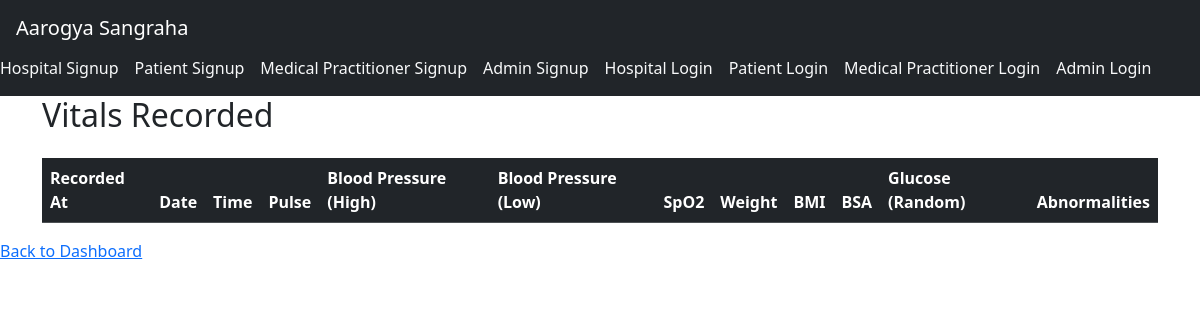
/treatment/vitals-list/453465533253, run on an earlier commit of the app's database.
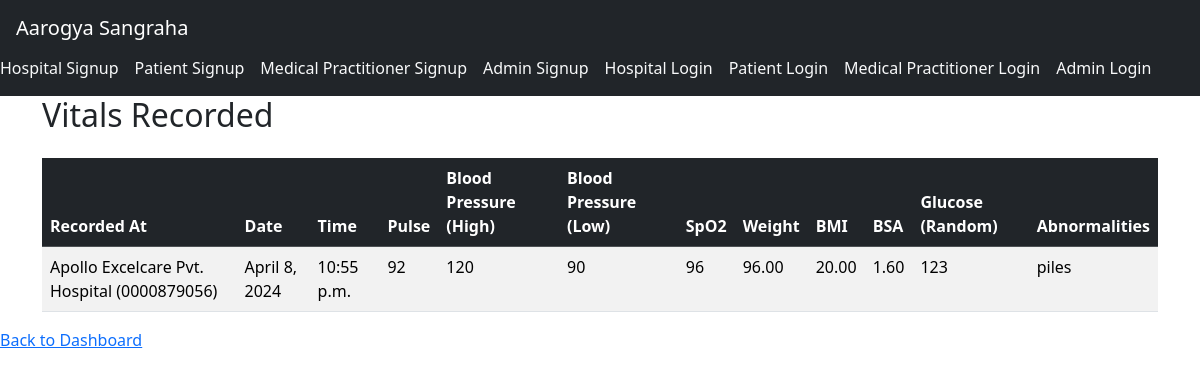
And on a later commit of the database.
### treatment/models.py (models this page shows, shortened)
class Vitals(models.Model):
    hospitalID = models.ForeignKey(Hospital, on_delete=models.SET_NULL, null=True, blank=True, to_field='hospitalID')
    aadharNo = models.ForeignKey(Patient,on_delete=models.CASCADE,to_field='aadharNo')
    date = models.DateField(auto_now_add=True)
    time = models.TimeField(auto_now_add=True)
    pulse = models.IntegerField()
    bp_High = models.IntegerField()
    bp_low = models.IntegerField()
    spO2 = models.IntegerField()
    weight = models.DecimalField(max_digits=5, decimal_places=2)
    bmi = models.DecimalField(max_digits=5, decimal_places=2)
    bsa = models.DecimalField(max_digits=5, decimal_places=2)
    glucose = models.IntegerField()
    abnormalities = models.CharField(max_length=100,default=None,null=True,blank=True)

class Hospital(models.Model):
    user=models.OneToOneField(User,on_delete=models.CASCADE)
    hospitalID = models.CharField(max_length=10,primary_key=True)
    address = models.CharField(max_length=100)
    city = models.CharField(max_length=30)
    state = models.CharField(max_length=15)
    pincode = models.CharField(max_length=6)
    status = models.CharField(max_length=20, choices=(
        ('pending', 'Pending Verification'),
        ('approved', 'Approved'),
        ('rejected', 'Rejected')
    ), default='pending')
    def __str__(self):
        return f"{self.user.first_name} {self.user.last_name} ({self.hospitalID})"

### treatment/views.py (the view)
# urls.py: path('vitals-list/<str:aadharNo>',views.vitals_list,name='vitals_list'),
def vitals_list(request, aadharNo):
    vitals = models.Vitals.objects.filter(aadharNo=aadharNo).order_by('-time')
    return render(request, 'treatment/vitals_list.html', {'vitals': vitals})

### treatment/templates/treatment/vitals_list.html (shortened to what this page needs)
<!DOCTYPE html>
<html lang="en">
<head>
    <link href="https://cdn.jsdelivr.net/npm/bootstrap@5.3.3/dist/css/bootstrap.min.css" rel="stylesheet">
</head>
<body>
    <nav class="navbar navbar-dark bg-dark">
        <a href="{% url 'home' %}" class="navbar-brand ms-3">Aarogya Sangraha</a>
        <div class="navbar">
            <a class="nav-item nav-link text-light me-3" href="{% url 'treatment:hospitalsignup' %}">Hospital Signup</a>
            <a class="nav-item nav-link text-light me-3" href="{% url 'treatment:patientsignup' %}">Patient Signup</a>
            <a class="nav-item nav-link text-light me-3" href="{% url 'treatment:medpracsignup' %}">Medical Practitioner Signup</a>
            <a class="nav-item nav-link text-light me-3" href="{% url 'treatment:adminsignup' %}">Admin Signup</a>
            {% if not user.is_authenticated %}
                <a class="nav-item nav-link text-light me-3" href="{% url 'treatment:hospitallogin' %}">Hospital Login</a>
                <a class="nav-item nav-link text-light me-3" href="{% url 'treatment:patientlogin' %}">Patient Login</a>
                <a class="nav-item nav-link text-light me-3" href="{% url 'treatment:medpraclogin' %}">Medical Practitioner Login</a>
                <a class="nav-item nav-link text-light me-3" href="{% url 'treatment:adminlogin' %}">Admin Login</a>
            {% endif %}
        </div>
    </nav>
    <div class="container">
        <h2 class="mb-4">Vitals Recorded</h2>
        <table class="table table-striped table-hover">
            <thead class="table-dark">
                <tr>
                    <th>Recorded At</th>
                    <th>Date</th>
                    <th>Time</th>
                    <th>Pulse</th>
                    <th>Blood Pressure (High)</th>
                    <th>Blood Pressure (Low)</th>
                    <th>SpO2</th>
                    <th>Weight</th>
                    <th>BMI</th>
                    <th>BSA</th>
                    <th>Glucose (Random)</th>
                    <th>Abnormalities</th>
                </tr>
            </thead>
            <tbody>
                {% for vital in vitals %}
                <tr>
                    <td>{{ vital.hospitalID }}</td>
                    <td>{{ vital.date }}</td>
                    <td>{{ vital.time }}</td>
                    <td>{{ vital.pulse }}</td>
                    <td>{{ vital.bp_High }}</td>
                    <td>{{ vital.bp_low }}</td>
                    <td>{{ vital.spO2 }}</td>
                    <td>{{ vital.weight }}</td>
                    <td>{{ vital.bmi }}</td>
                    <td>{{ vital.bsa }}</td>
                    <td>{{ vital.glucose }}</td>
                    <td>{{ vital.abnormalities }}</td>
                </tr>
                {% endfor %}
            </tbody>
        </table>
    </div>
    <a href="{% url 'treatment:patient_dashboard' request.user.patient.get_aadharNo %}">Back to Dashboard</a>
</html>

What changed in the data, as far as the page shows it:
added Vitals: hospitalID "Apollo Excelcare Pvt. Hospital (0000879056)", date "April 8, 2024", time "10:55 p.m.", pulse "92", bp_High "120", bp_low "90", spO2 "96", weight "96.00", bmi "20.00", bsa "1.60", glucose "123", abnormalities "piles"
